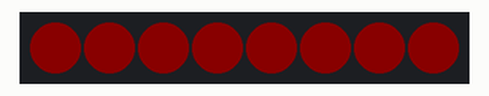
Recording of a sketch running on a simulated Arduino Uno, built with avr-gcc and run on an emulated ATmega328P. On the bench: 8 RGB LEDs in strip order, left to right. Dim RGB values are drawn brighter than linear.

Above: at 0.05 s.
At 0.4 s:
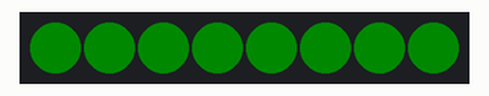
At 0.95 s:
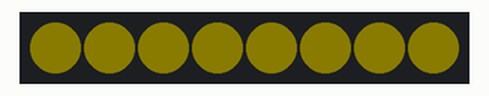
Timing chart, 0 to 40.0 s (numbered marks = the images above):
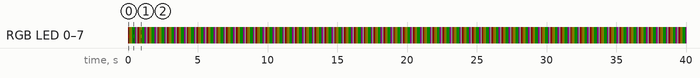

Measured:
- by itself, RGB LED 0–7: repeats every 0.70 s: RGB(8, 6, 0) 0.10 s, RGB(10, 9, 0) 0.10 s, RGB(0, 10, 0) 0.20 s, RGB(10, 0, 10) 0.10 s, RGB(10, 10, 10) 0.10 s, RGB(10, 0, 0) 0.10 s
- by itself, everything shown: repeats every 0.70 s, in 6 steps

The sketch:

we_try_this.ino
```cpp
#include <Adafruit_DotStar.h>
#include <SPI.h>         // COMMENT OUT THIS LINE FOR GEMMA OR TRINKET
//#include <avr/power.h> // ENABLE THIS LINE FOR GEMMA OR TRINKET
#define NUMPIXELS 8 // Number of LEDs in strip
// Here's how to control the LEDs from any two pins:
#define DATAPIN    2
#define CLOCKPIN   3
Adafruit_DotStar strip = Adafruit_DotStar(
                           NUMPIXELS, DATAPIN, CLOCKPIN, DOTSTAR_RGB);

int colours[7][3] =
{
  {255, 0, 0},
  {200, 140, 0},
  {255, 221, 0},
  {8, 255, 0},
  {0, 255, 0},
  {255, 0, 255},
  {255, 255, 255},
};

void setup() {
  strip.begin();
}


void loop() {

// For every colour...
  for (int colourIndex = 0; colourIndex < 7; colourIndex ++)
  {
    // For every pixel
    for (int i = 0; i < 8; i++)
    {
      // Set the pixel colour
      strip.setPixelColor(i, colours[colourIndex][0], colours[colourIndex][1], colours[colourIndex][2]);
    }
    //    strip.setPixelColor(i, 10, 130, 100);
    // Show the strip (send output to strip) and wait
    strip.setBrightness(10);
    strip.show();
    delay(100);

// For every pixel...
//    for (int i = 0; i < 8; i++)
//    {
//      // Turn it off (set to black - 0, 0, 0)
//      strip.setPixelColor(i, 0, 0, 0);
//    }
//    strip.show();
//    delay(50);
  }

}
```
